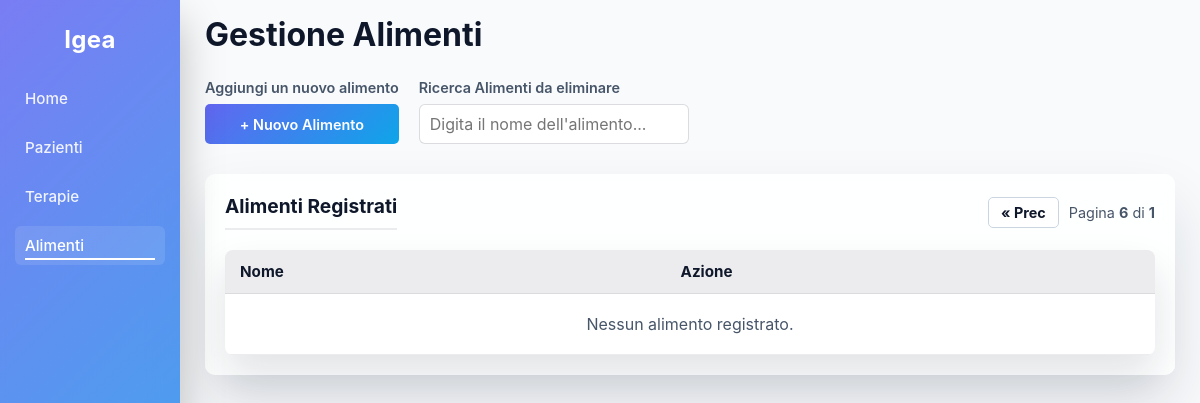
Page /alimenti.php?page=6 on the earlier database version.
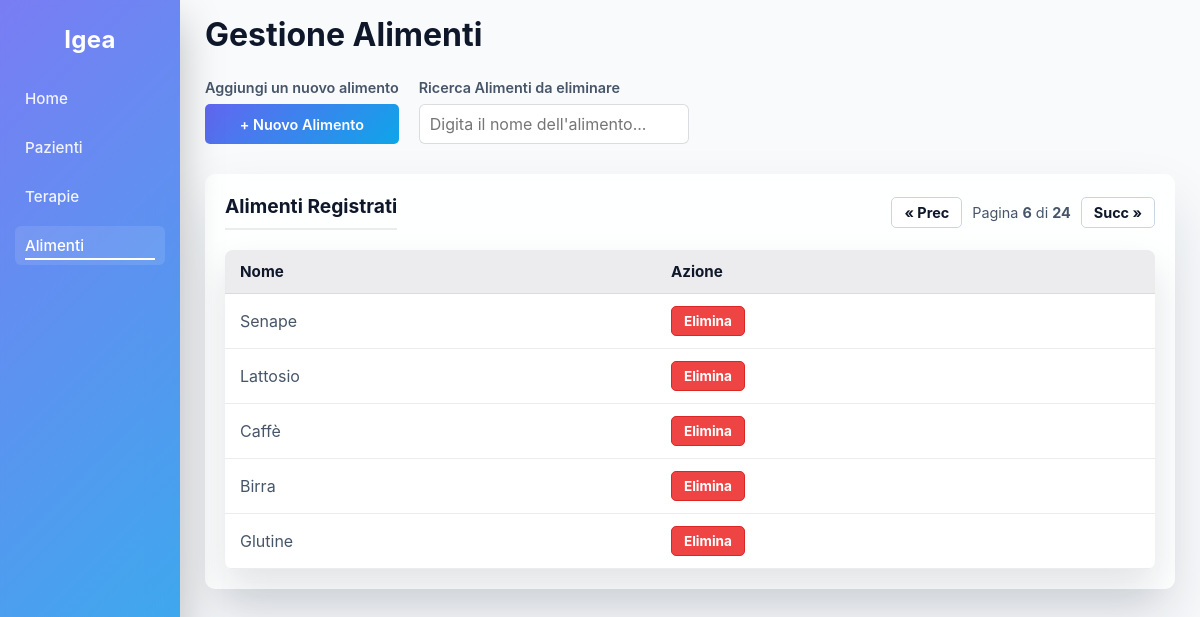
Same page on the later database version.
### tables this page shows
CREATE TABLE `alimenti` (
  `id` int(11) NOT NULL,
  `nome` varchar(50) NOT NULL
);

### alimenti.php (the view, shortened to what this page needs)
<?php
    $conn = new mysqli("localhost", "root", "", "terranova");
    $elementi_per_pagina = 5;
    $page = isset($_GET['page']) && is_numeric($_GET['page']) ? (int)$_GET['page'] : 1;
    $offset = ($page - 1) * $elementi_per_pagina;
    $count_query = "SELECT COUNT(*) as totale FROM alimenti";
    $count_result = $conn->query($count_query);
    $totale_elementi = $count_result->fetch_assoc()['totale'];
    $totale_pagine = ceil($totale_elementi / $elementi_per_pagina);
?>
<!DOCTYPE html>
<html lang="it">
    <head>
        <link rel="stylesheet" href="style.css">
    </head>
    <body>
        <aside class="sidebar">
            <h1>Igea</h1>
            <nav>
                <a href="index.php">Home</a>
                <a href="pazienti.php">Pazienti</a>
                <a href="farmaci.php">Terapie</a>
                <a href="alimenti.php" class="active">Alimenti</a>
            </nav>
        </aside>
        <main class="main-content">
            <div>
                <h1 class="page-title">Gestione Alimenti</h1>
                <div style="display: flex; align-items: flex-end; gap: 20px; margin-bottom: 30px;">
                    <div>
                        <label class="section-label">Aggiungi un nuovo alimento</label>
                        <a href="nuovo_alimento.php" class="btn-azione" style="height: 40px; padding: 0 20px; display: flex; align-items: center; justify-content: center; box-sizing: border-box; text-decoration: none;">+ Nuovo Alimento</a>
                    </div>
                    <div style="position: relative;">
                        <label class="section-label">Ricerca Alimenti da eliminare</label>
                        <input type="text" id="searchAlimenti" class="search-input" placeholder="Digita il nome dell'alimento..." autocomplete="off">
                    </div>
                </div>
            </div>
            <div class="card-cruscotto">
                <div style="display: flex; justify-content: space-between; align-items: center; margin-bottom: 15px;">
                    <h2 style="margin: 0;">Alimenti Registrati</h2>
                    <div style="display: flex; align-items: center; gap: 10px;">
                        <?php if($page > 1): ?>
                            <a href="?page=<?= $page - 1 ?>" class="btn-page">&laquo; Prec</a>
                        <?php endif; ?>
                        <span class="pagination-text">
                            Pagina <strong><?= $page ?></strong> di <strong><?= max(1, $totale_pagine) ?></strong>
                        </span>
                        <?php if($page < $totale_pagine): ?>
                            <a href="?page=<?= $page + 1 ?>" class="btn-page">Succ &raquo;</a>
                        <?php endif; ?>
                    </div>
                </div>
                <table>
                    <thead>
                        <tr>
                            <th>Nome</th>
                            <th>Azione</th>
                        </tr>
                    </thead>
                    <tbody>
                        <?php
                            $query = "SELECT * FROM alimenti ORDER BY id DESC LIMIT $elementi_per_pagina OFFSET $offset";
                            $result = $conn->query($query);
                            if ($result && $result->num_rows > 0) {
                                while ($row = $result->fetch_assoc()) {
                                    echo "<tr>";
                                    echo "<td>".$row['nome']."</td>";
                                    echo "<td>
                                            <a href='#' class='btn-elimina' onclick=\"confermaEliminazione('elimina_alimento.php?id=".$row['id']."'); return false;\">Elimina</a>
                                          </td>";
                                    echo "</tr>";
                                }
                            } else {
                                echo "<tr><td colspan='2' class='empty-msg'>Nessun alimento registrato.</td></tr>";
                            }
                        ?>
                    </tbody>
                </table>
            </div>
        </main>
    </body>
</html>

Differences in the rows shown:
added alimenti: nome "Senape"
added alimenti: nome "Lattosio"
added alimenti: nome "Caffè"
added alimenti: nome "Birra"
added alimenti: nome "Glutine"
Other differences:
max(1, $totale_pagine): "1" → "24"
text no longer shown: "Nessun alimento registrato."
text now shown: "Succ »"
